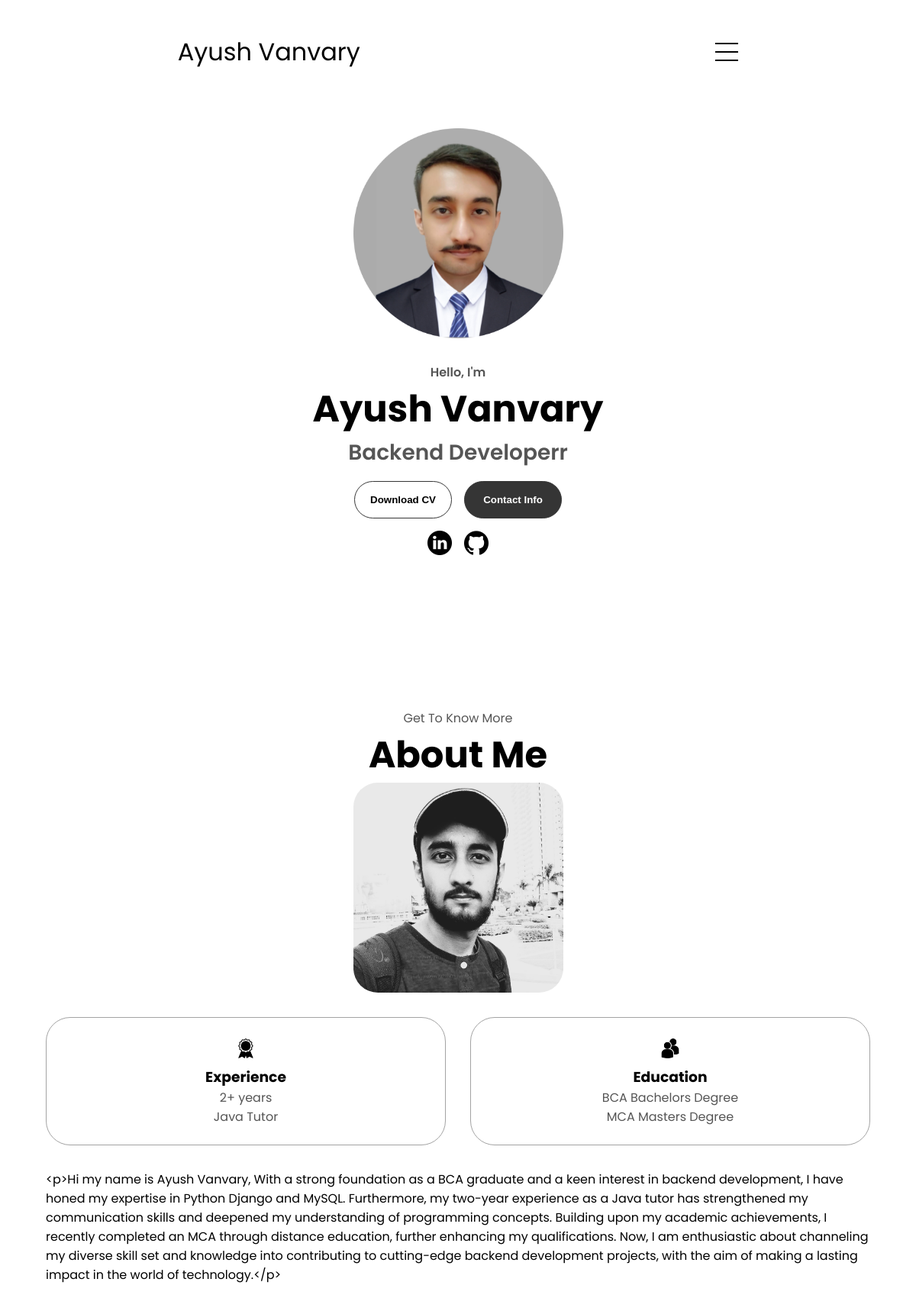
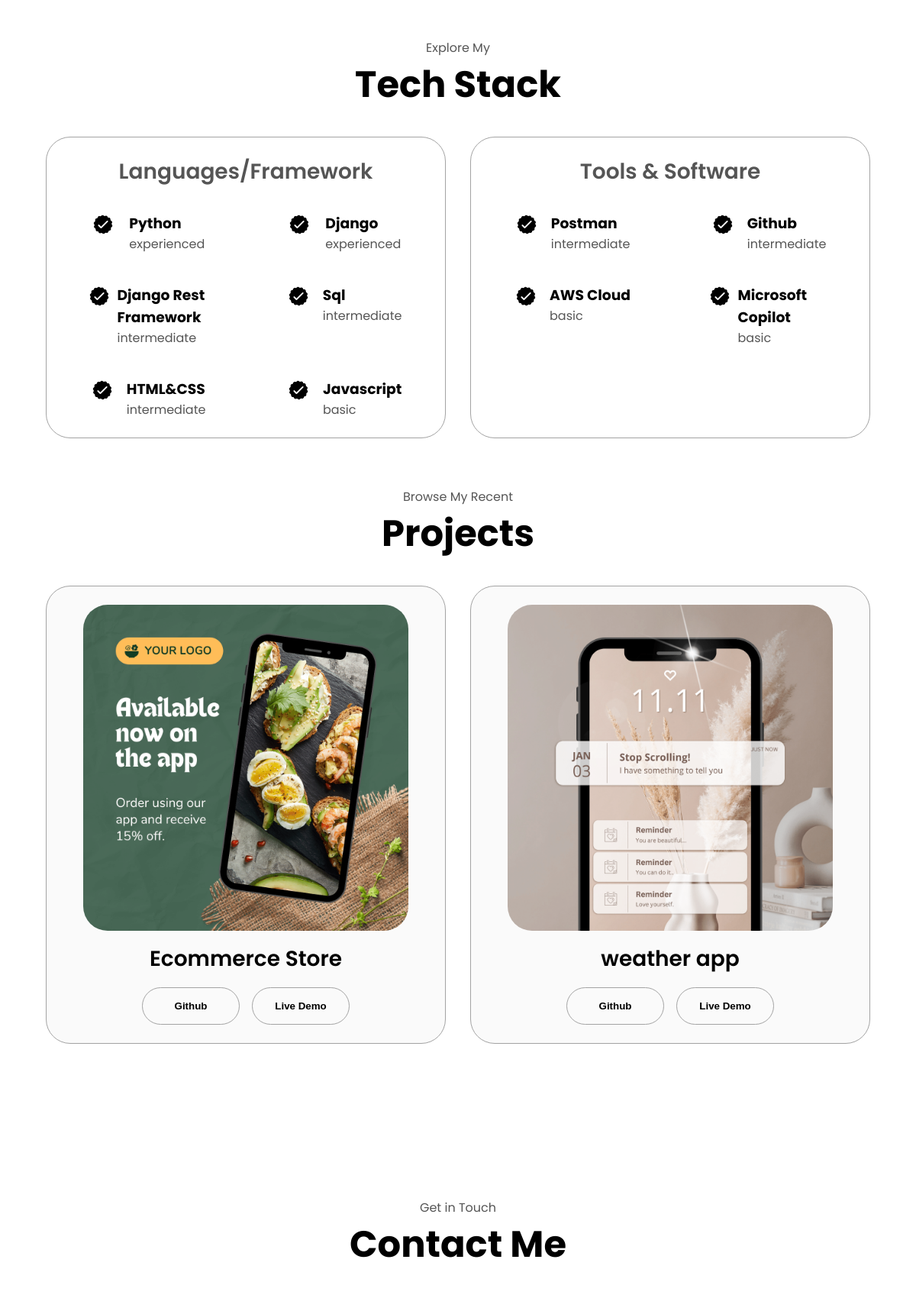
The page / (upper part) on the database its author committed (2 pictures, top to bottom).
### webpage/models.py (models this page shows)
class UserDetail(models.Model):
    user_name = models.CharField(max_length=50)
    profile = models.CharField(max_length=50)
    description = CKEditor5Field('Text', config_name='extends')
    photo = models.ImageField(upload_to='media/slider/%Y/')
    github_url = models.CharField(max_length=550)
    linkedin_url = models.CharField(max_length=550)
    user_mail = models.CharField(max_length=550)
    experience = models.IntegerField()
    education = models.CharField(max_length=255)
    created_date = models.DateTimeField(default=datetime.now, blank=True)

class TechStack(models.Model):
    exp_choices = (
        ('basic', 'Basic'),
        ('intermediate', 'Intermediate'),
        ('experienced', 'Experienced'),
    )
    technology = models.CharField(max_length=255)
    experience = models.CharField(choices=exp_choices, max_length=255)

class ToolStack(models.Model):
    exp_choices = (
        ('basic', 'Basic'),
        ('intermediate', 'Intermediate'),
        ('experienced', 'Experienced'),
    )
    tool_soft = models.CharField(max_length=255)
    tool_experience = models.CharField(choices=exp_choices, max_length=255)

class Projects(models.Model):
    proj_name = models.CharField(max_length=50)
    github_link = models.CharField(max_length=50)
    proj_link = models.CharField(max_length=50)
    photo = models.ImageField(upload_to='media/projects/%Y/')

### webpage/views.py (the view)
# urls.py: 2. Add a URL to urlpatterns:  path('', views.home, name='home')
def home(request):
    user_info = UserDetail.objects.all()
    tech_info = TechStack.objects.all()
    tool_info = ToolStack.objects.all()
    proj_det = Projects.objects.all()
    data = {
        'user_info': user_info,
        'tech_info': tech_info,
        'tool_info': tool_info,
        'proj_det': proj_det,
    }
    return render(request, 'webpage/home.html', data)

### templates/webpage/home.html (shortened to what this page needs)
{% extends 'base.html' %}
{% load static %}
{% block content %}
<main>
    {% for x in user_info  %}
    <section id="profile">
        <div class="section__pic-container">
            <img src="{% static './assets/profile-pic.png' %}" alt="Ayush Vanvary picture" />
        </div>
        <div class="section__text">
            <p class="section__text__p1">Hello, I'm</p>
            <h1 class="title"> {{x.user_name}}</h1>
            <p class="section__text__p2">{{x.profile}}r</p>
            <div class="btn-container">
                <button class="btn btn-color-2" onclick="window.open('{% static './assets/resume-Ayush.pdf' %}')">
                    Download CV
                </button>
                <button class="btn btn-color-1" onclick="location.href='./#contact'">
                    Contact Info
                </button>
            </div>
            <div id="socials-container">
                <img src="{% static './assets/linkedin.png' %}" alt="My LinkedIn profile" class="icon"
                    onclick="location.href='{{x.linkedin_url}}'" />
                <img src="{% static './assets/github.png' %}" alt="My Github profile" class="icon"
                    onclick="location.href='{{x.github_url}}'" />
            </div>
        </div>
    </section>
    <section id="about">
        <p class="section__text__p1">Get To Know More</p>
        <h1 class="title">About Me</h1>
        <div class="section-container">
            <div class="section__pic-container">
                <img src="{% static './assets/about-pic.png' %}" alt="Profile picture" class="about-pic" />
            </div>
            <div class="about-details-container">
                <div class="about-containers">
                    <div class="details-container">
                        <img src="{% static './assets/experience.png' %}" alt="Experience icon" class="icon" />
                        <h3>Experience</h3>
                        <p>2+ years <br />Java Tutor</p>
                    </div>
                    <div class="details-container">
                        <img src="{% static './assets/education.png' %}" alt="Education icon" class="icon" />
                        <h3>Education</h3>
                        <p>BCA Bachelors Degree<br />MCA
                            Masters Degree</p>
                    </div>
                </div>
                <div class="text-container">
                     {{x.description}}
                </div>
            </div>
        </div>
    </section>
    {% endfor %}
    <section id="experience">
        <p class="section__text__p1">Explore My</p>
        <h1 class="title">Tech Stack</h1>
        <div class="experience-details-container">
            <div class="about-containers">
                <div class="details-container">
                    <h2 class="experience-sub-title">Languages/Framework</h2>
                    <div class="article-container">
                        {% for info in tech_info %}
                        <article>
                            <img src="{% static './assets/checkmark.png' %}" alt="Experience icon" class="icon" />
                            <div>
                               <h3>{{info.technology}}</h3>
                               <p>{{info.experience}}</p>
                            </div>
                        </article>
                        {% endfor %}
                    </div>
                </div>
                <div class="details-container">
                    <h2 class="experience-sub-title">Tools & Software</h2>
                    <div class="article-container">
                        {% for tool in tool_info %}
                        <article>
                            <img src="{% static './assets/checkmark.png' %}" alt="Experience icon" class="icon" />
                            <div>
                                <h3>{{tool.tool_soft}}</h3>
                                <p>{{tool.tool_experience}}</p>
                            </div>
                        </article>
                        {% endfor %}
                    </div>
                </div>
            </div>
        </div>
    </section>
    <section id="projects">
        <p class="section__text__p1">Browse My Recent</p>
        <h1 class="title">Projects</h1>
        <div class="experience-details-container">
            <div class="about-containers">
                {% for proj in proj_det %}
                <div class="details-container color-container">
                    <div class="article-container">
                        <img src="{{ proj.photo.url }}" alt="Project 1" class="project-img" />
                    </div>
                    <h2 class="experience-sub-title project-title">{{proj.proj_name}}</h2>
                    <div class="btn-container">
                        <button class="btn btn-color-2 project-btn" onclick="location.href='https://{{proj.github_link}}'">
                            Github
                        </button>
                        <button class="btn btn-color-2 project-btn" onclick="location.href='https://{{proj.proj_link}}'">
                            Live Demo
                        </button>
                    </div>
                </div>
                {% endfor %}
            </div>
        </div>
    </section>
    <section id="contact">
        <p class="section__text__p1">Get in Touch</p>
        <h1 class="title">Contact Me</h1>
    </section>
</main>
{% endblock %}

### templates/base.html (shortened to what this page needs)
{%load static %}
<!DOCTYPE html>
<html lang="en">
<head>
    <link rel="stylesheet" href="{% static 'style.css' %}" />
    <link rel="stylesheet" href="{% static 'mediaqueries.css' %}" />
</head>
{% include 'includes/navbar.html' %}
    {%block content %}
    {% endblock %}
</html>

### templates/includes/navbar.html (shortened to what this page needs)
{% load static %}
<nav id="hamburger-nav">
    <div class="logo">Ayush Vanvary</div>
    <div class="hamburger-menu">
        <div class="hamburger-icon" onclick="toggleMenu()">
            <span></span>
            <span></span>
            <span></span>
        </div>
    </div>
</nav>

### webapp/static/style.css (style rules this page uses)
* { margin: 0; padding: 0; }
html { scroll-behavior: smooth; }
p { color: rgb(85, 85, 85); }
a, .btn { transition: all 300ms ease; }
nav, .nav-links { display: flex; }
nav { justify-content: space-around; align-items: center; height: 17vh; }
.logo { font-size: 2rem; }
#hamburger-nav { display: none; }
.hamburger-menu { position: relative; display: inline-block; }
.hamburger-icon { display: flex; flex-direction: column; justify-content: space-between; height: 24px; width: 30px; cursor: pointer; }
.hamburger-icon span { width: 100%; height: 2px; background-color: black; transition: all 0.3 ease-in-out; }
.hamburger-icon span:first-child { transform: none; }
.hamburger-icon span:first-child { opacity: 1; }
section { padding-top: 4vh; height: 96vh; margin: 0 10rem; box-sizing: border-box; min-height: fit-content; }
.section-container { display: flex; }
#profile { display: flex; justify-content: center; gap: 5rem; height: 80vh; }
.section__pic-container { display: flex; height: 400px; width: 400px; margin: auto 0; }
.section__text { align-self: center; text-align: center; }
.section__text p { font-weight: 600; }
.section__text__p1 { text-align: center; }
.section__text__p2 { font-size: 1.75rem; margin-bottom: 1rem; }
.title { font-size: 3rem; text-align: center; }
#socials-container { display: flex; justify-content: center; margin-top: 1rem; gap: 1rem; }
.icon { cursor: pointer; height: 2rem; }
.btn-container { display: flex; justify-content: center; gap: 1rem; }
.btn { font-weight: 600; transition: all 300ms ease; padding: 1rem; width: 8rem; border-radius: 2rem; }
.btn-color-1, .btn-color-2 { border: rgb(53, 53, 53) 0.1rem solid; }
.btn-color-1, .btn-color-2:hover { background: rgb(53, 53, 53); color: white; }
.btn-color-2 { background: none; }
.btn-container { gap: 1rem; }
#about { position: relative; }
.about-containers { gap: 2rem; margin-bottom: 2rem; margin-top: 2rem; }
.about-details-container { justify-content: center; flex-direction: column; }
.about-containers, .about-details-container { display: flex; }
.about-pic { border-radius: 2rem; }
.details-container { padding: 1.5rem; flex: 1; background: white; border-radius: 2rem; border: rgb(53, 53, 53) 0.1rem solid; border-color: rgb(163, 163, 163); text-align: center; }
.section-container { gap: 4rem; height: 80%; }
.section__pic-container { height: 400px; width: 400px; margin: auto 0; }
#experience { position: relative; }
.experience-sub-title { color: rgb(85, 85, 85); font-weight: 600; font-size: 1.75rem; margin-bottom: 2rem; }
.experience-details-container { display: flex; justify-content: center; flex-direction: column; }
.article-container { display: flex; text-align: initial; flex-wrap: wrap; flex-direction: row; gap: 2.5rem; justify-content: space-around; }
article { display: flex; width: 10rem; justify-content: space-around; gap: 0.5rem; }
article .icon { cursor: default; }
#projects { position: relative; }
.color-container { border-color: rgb(163, 163, 163); background: rgb(250, 250, 250); }
.project-img { border-radius: 2rem; width: 90%; height: 90%; }
.project-title { margin: 1rem; color: black; }
.project-btn { color: black; border-color: rgb(163, 163, 163); }
#contact { display: flex; justify-content: center; flex-direction: column; height: 70vh; }

### webapp/static/mediaqueries.css (style rules this page uses)
@media screen and (max-width: 1400px) { #profile { height: 83vh; margin-bottom: 6rem; } }
@media screen and (max-width: 1400px) { .about-containers { flex-wrap: wrap; } }
@media screen and (max-width: 1200px) { #hamburger-nav { display: flex; } }
@media screen and (max-width: 1200px) { #experience, .experience-details-container { margin-top: 2rem; } }
@media screen and (max-width: 1200px) { #profile, .section-container { display: block; } }
@media screen and (max-width: 1200px) { section, .section-container { height: fit-content; } }
@media screen and (max-width: 1200px) { section { margin: 0 5%; } }
@media screen and (max-width: 1200px) { .section__pic-container { width: 275px; height: 275px; margin: 0 auto 2rem; } }
@media screen and (max-width: 1200px) { .about-containers { margin-top: 0; } }

### rows shown on the page
UserDetail: user_name "Ayush Vanvary", profile "Backend Developer", linkedin_url (picture), description "<p>Hi my name is Ayush Vanvary, With a strong foundation as a BCA graduate and a keen interest in backend development, I have honed my expertise in Python Django and MySQL. Furthermore, my two-year experience as a Java tutor has strengthened my communication skills and deepened my understanding of programming concepts. Building upon my academic achievements, I recently completed an MCA through distance education, further enhancing my qualifications. Now, I am enthusiastic about channeling my diverse skill set and knowledge into contributing to cutting-edge backend development projects, with the aim of making a lasting impact in the world of technology.</p>"
TechStack: technology "Python", experience "experienced"
TechStack: technology "Django", experience "experienced"
TechStack: technology "Django Rest Framework", experience "intermediate"
TechStack: technology "Sql", experience "intermediate"
TechStack: technology "HTML&CSS", experience "intermediate"
TechStack: technology "Javascript", experience "basic"
ToolStack: tool_soft "Postman", tool_experience "intermediate"
ToolStack: tool_soft "Github", tool_experience "intermediate"
ToolStack: tool_soft "AWS Cloud", tool_experience "basic"
ToolStack: tool_soft "Microsoft Copilot", tool_experience "basic"
Projects: photo (picture), proj_name "Ecommerce Store"
Projects: photo (picture), proj_name "weather app"
